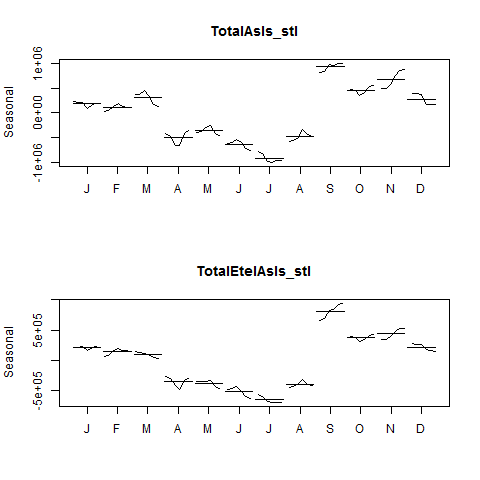

The R source for this figure:
#Creates seasonal plots for stl

png("Plots/STL_TimeSeries_seasonal.png")
par(mfrow=c(2,1))
monthplot(TotalAsIs_stl$time.series[,"seasonal"], main="TotalAsIs_stl", ylab="Seasonal")
monthplot(TotalEtelAsIs_stl$time.series[,"seasonal"], main="TotalEtelAsIs_stl", ylab="Seasonal")
dev.off()